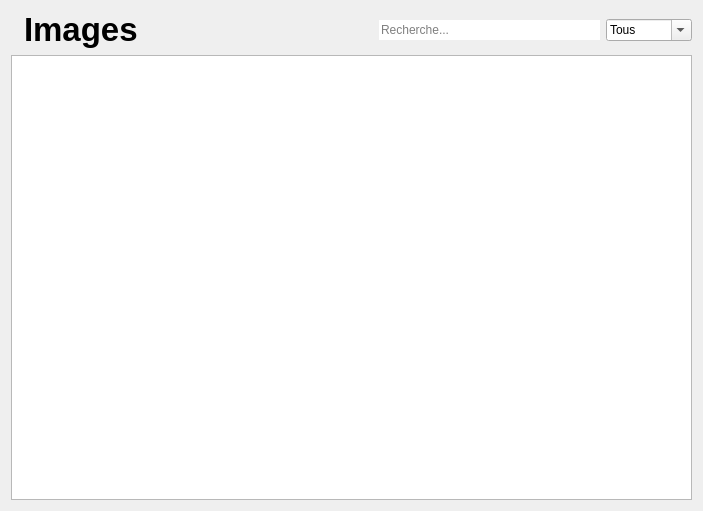
<?xml version="1.0" encoding="UTF-8"?>
<ui version="4.0">
 <class>ExplorerImg</class>
 <widget class="QWidget" name="ExplorerImg">
  <property name="geometry">
   <rect>
    <x>0</x>
    <y>0</y>
    <width>703</width>
    <height>511</height>
   </rect>
  </property>
  <property name="windowTitle">
   <string>Form</string>
  </property>
  <layout class="QVBoxLayout" name="verticalLayout">
   <item>
    <layout class="QHBoxLayout" name="horizontalLayout">
     <item>
      <layout class="QVBoxLayout" name="verticalLayoutImages">
       <item>
        <layout class="QHBoxLayout" name="horizontalLayout_5">
         <item>
          <widget class="QLabel" name="img_label">
           <property name="sizePolicy">
            <sizepolicy hsizetype="Minimum" vsizetype="Minimum">
             <horstretch>0</horstretch>
             <verstretch>0</verstretch>
            </sizepolicy>
           </property>
           <property name="font">
            <font>
             <weight>75</weight>
             <italic>false</italic>
             <bold>true</bold>
            </font>
           </property>
           <property name="styleSheet">
            <string notr="true">padding: 0 10 0;</string>
           </property>
           <property name="text">
            <string>&lt;html&gt;&lt;head/&gt;&lt;body&gt;&lt;p&gt;&lt;span style=&quot; font-size:25pt; font-weight:792; color:#000000;&quot;&gt;Images&lt;/span&gt;&lt;/p&gt;&lt;/body&gt;&lt;/html&gt;</string>
           </property>
           <property name="textFormat">
            <enum>Qt::RichText</enum>
           </property>
          </widget>
         </item>
         <item>
          <spacer name="horizontalSpacer">
           <property name="orientation">
            <enum>Qt::Horizontal</enum>
           </property>
           <property name="sizeHint" stdset="0">
            <size>
             <width>40</width>
             <height>20</height>
            </size>
           </property>
          </spacer>
         </item>
         <item>
          <widget class="QLineEdit" name="recherche">
           <property name="contextMenuPolicy">
            <enum>Qt::NoContextMenu</enum>
           </property>
           <property name="frame">
            <bool>false</bool>
           </property>
           <property name="alignment">
            <set>Qt::AlignLeading|Qt::AlignLeft|Qt::AlignVCenter</set>
           </property>
           <property name="placeholderText">
            <string>Recherche...</string>
           </property>
          </widget>
         </item>
         <item>
          <widget class="QComboBox" name="cible_rechercheBox">
           <property name="editable">
            <bool>true</bool>
           </property>
           <property name="currentText">
            <string>Tous</string>
           </property>
           <property name="duplicatesEnabled">
            <bool>false</bool>
           </property>
           <item>
            <property name="text">
             <string>Tous</string>
            </property>
           </item>
           <item>
            <property name="text">
             <string>Nom</string>
            </property>
           </item>
           <item>
            <property name="text">
             <string>Sentiment</string>
            </property>
           </item>
          </widget>
         </item>
        </layout>
       </item>
       <item>
        <widget class="QListView" name="listViewImages">
         <property name="tabKeyNavigation">
          <bool>true</bool>
         </property>
         <property name="showDropIndicator" stdset="0">
          <bool>false</bool>
         </property>
         <property name="dragEnabled">
          <bool>true</bool>
         </property>
         <property name="dragDropMode">
          <enum>QAbstractItemView::NoDragDrop</enum>
         </property>
         <property name="defaultDropAction">
          <enum>Qt::CopyAction</enum>
         </property>
         <property name="alternatingRowColors">
          <bool>false</bool>
         </property>
         <property name="iconSize">
          <size>
           <width>100</width>
           <height>100</height>
          </size>
         </property>
         <property name="textElideMode">
          <enum>Qt::ElideRight</enum>
         </property>
         <property name="verticalScrollMode">
          <enum>QAbstractItemView::ScrollPerPixel</enum>
         </property>
         <property name="movement">
          <enum>QListView::Static</enum>
         </property>
         <property name="flow">
          <enum>QListView::LeftToRight</enum>
         </property>
         <property name="isWrapping" stdset="0">
          <bool>true</bool>
         </property>
         <property name="resizeMode">
          <enum>QListView::Adjust</enum>
         </property>
         <property name="layoutMode">
          <enum>QListView::Batched</enum>
         </property>
         <property name="spacing">
          <number>0</number>
         </property>
         <property name="gridSize">
          <size>
           <width>110</width>
           <height>150</height>
          </size>
         </property>
         <property name="viewMode">
          <enum>QListView::IconMode</enum>
         </property>
         <property name="uniformItemSizes">
          <bool>false</bool>
         </property>
         <property name="batchSize">
          <number>1</number>
         </property>
         <property name="wordWrap">
          <bool>true</bool>
         </property>
         <property name="itemAlignment">
          <set>Qt::AlignCenter</set>
         </property>
        </widget>
       </item>
      </layout>
     </item>
    </layout>
   </item>
  </layout>
 </widget>
 <resources/>
 <connections/>
</ui>
